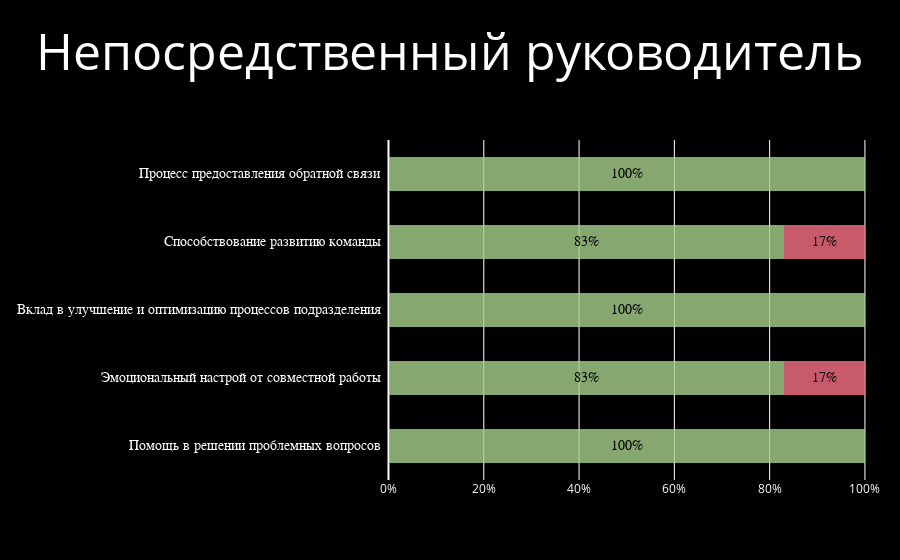

The cell this chart's notebook holds for it:
### Markdown cell above
По очереди строим примеры для непосредственных, вышестоящих и функциональных руководителей

### Code cell
create_plot("Губин Павел","Непосредственный руководитель", collector)

### Figure 1 — Plotly figure (JSON) as saved in the notebook; plotly's stock layout.template omitted (floating-point values rounded to 4 significant figures)
{"data": [{"marker": {"color": "rgba(168,209,141,0.8)", "line": {"width": 0}}, "orientation": "h", "type": "bar", "width": 0.5, "x": [1], "y": ["Помощь в решении проблемных вопросов"]}, {"marker": {"color": "rgba(168,209,141,0.8)", "line": {"width": 0}}, "orientation": "h", "type": "bar", "width": 0.5, "x": [0.83], "y": ["Эмоциональный настрой от совместной работы"]}, {"marker": {"color": "rgba(168,209,141,0.8)", "line": {"width": 0}}, "orientation": "h", "type": "bar", "width": 0.5, "x": [1], "y": ["Вклад в улучшение и оптимизацию процессов подразделения"]}, {"marker": {"color": "rgba(168,209,141,0.8)", "line": {"width": 0}}, "orientation": "h", "type": "bar", "width": 0.5, "x": [0.83], "y": ["Способствование развитию команды"]}, {"marker": {"color": "rgba(168,209,141,0.8)", "line": {"width": 0}}, "orientation": "h", "type": "bar", "width": 0.5, "x": [1], "y": ["Процесс предоставления обратной связи"]}, {"marker": {"color": "rgba(251,114,134,0.8)", "line": {"width": 0}}, "orientation": "h", "type": "bar", "width": 0.5, "x": [0], "y": ["Помощь в решении проблемных вопросов"]}, {"marker": {"color": "rgba(251,114,134,0.8)", "line": {"width": 0}}, "orientation": "h", "type": "bar", "width": 0.5, "x": [0.17], "y": ["Эмоциональный настрой от совместной работы"]}, {"marker": {"color": "rgba(251,114,134,0.8)", "line": {"width": 0}}, "orientation": "h", "type": "bar", "width": 0.5, "x": [0], "y": ["Вклад в улучшение и оптимизацию процессов подразделения"]}, {"marker": {"color": "rgba(251,114,134,0.8)", "line": {"width": 0}}, "orientation": "h", "type": "bar", "width": 0.5, "x": [0.17], "y": ["Способствование развитию команды"]}, {"marker": {"color": "rgba(251,114,134,0.8)", "line": {"width": 0}}, "orientation": "h", "type": "bar", "width": 0.5, "x": [0], "y": ["Процесс предоставления обратной связи"]}], "layout": {"annotations": [{"align": "right", "font": {"color": "rgb(255, 255, 255)", "family": "Arial", "size": 14}, "showarrow": false, "text": "Помощь в решении проблемных вопросов", "x": 0.14, "xanchor": "right", "xref": "paper", "y": "Помощь в решении проблемных вопросов", "yref": "y"}, {"font": {"color": "rgb(0, 0, 0)", "family": "Arial", "size": 14}, "showarrow": false, "text": "100%", "x": 0.5, "xref": "x", "y": "Помощь в решении проблемных вопросов", "yref": "y"}, {"align": "right", "font": {"color": "rgb(255, 255, 255)", "family": "Arial", "size": 14}, "showarrow": false, "text": "Эмоциональный настрой от совместной работы", "x": 0.14, "xanchor": "right", "xref": "paper", "y": "Эмоциональный настрой от совместной работы", "yref": "y"}, {"font": {"color": "rgb(0, 0, 0)", "family": "Arial", "size": 14}, "showarrow": false, "text": "83%", "x": 0.415, "xref": "x", "y": "Эмоциональный настрой от совместной работы", "yref": "y"}, {"font": {"color": "rgb(0, 0, 0)", "family": "Arial", "size": 14}, "showarrow": false, "text": "17%", "x": 0.915, "xref": "x", "y": "Эмоциональный настрой от совместной работы", "yref": "y"}, {"align": "right", "font": {"color": "rgb(255, 255, 255)", "family": "Arial", "size": 14}, "showarrow": false, "text": "Вклад в улучшение и оптимизацию процессов подразделения", "x": 0.14, "xanchor": "right", "xref": "paper", "y": "Вклад в улучшение и оптимизацию процессов подразделения", "yref": "y"}, {"font": {"color": "rgb(0, 0, 0)", "family": "Arial", "size": 14}, "showarrow": false, "text": "100%", "x": 0.5, "xref": "x", "y": "Вклад в улучшение и оптимизацию процессов подразделения", "yref": "y"}, {"align": "right", "font": {"color": "rgb(255, 255, 255)", "family": "Arial", "size": 14}, "showarrow": false, "text": "Способствование развитию команды", "x": 0.14, "xanchor": "right", "xref": "paper", "y": "Способствование развитию команды", "yref": "y"}, {"font": {"color": "rgb(0, 0, 0)", "family": "Arial", "size": 14}, "showarrow": false, "text": "83%", "x": 0.415, "xref": "x", "y": "Способствование развитию команды", "yref": "y"}, {"font": {"color": "rgb(0, 0, 0)", "family": "Arial", "size": 14}, "showarrow": false, "text": "17%", "x": 0.915, "xref": "x", "y": "Способствование развитию команды", "yref": "y"}, {"align": "right", "font": {"color": "rgb(255, 255, 255)", "family": "Arial", "size": 14}, "showarrow": false, "text": "Процесс предоставления обратной связи", "x": 0.14, "xanchor": "right", "xref": "paper", "y": "Процесс предоставления обратной связи", "yref": "y"}, {"font": {"color": "rgb(0, 0, 0)", "family": "Arial", "size": 14}, "showarrow": false, "text": "100%", "x": 0.5, "xref": "x", "y": "Процесс предоставления обратной связи", "yref": "y"}], "barmode": "stack", "margin": {"b": 80, "l": 300, "r": 10, "t": 140}, "paper_bgcolor": "rgb(0, 0, 0)", "plot_bgcolor": "rgb(0, 0, 0)", "showlegend": false, "title": {"font": {"color": "rgb(255, 255, 255)", "size": 50}, "text": "Непосредственный руководитель", "x": 0.5}, "xaxis": {"color": "white", "domain": [0.15, 1], "showgrid": true, "showline": false, "showticklabels": true, "tickformat": "0.00%", "zeroline": true}, "yaxis": {"showgrid": false, "showline": false, "showticklabels": false, "zeroline": false}}}
